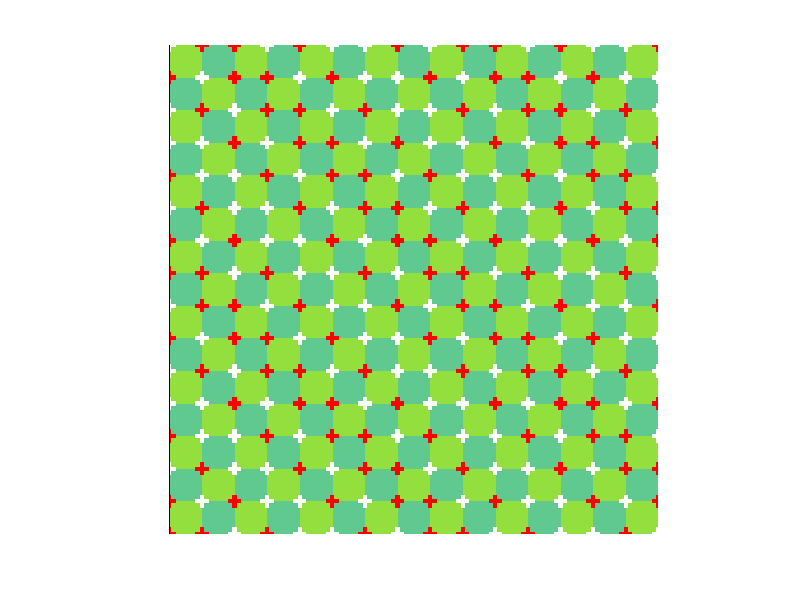

Write the MATLAB code that produced this figure.
%% moving_squares_illusion.m
%% written on March 4, 2021
%% by Haley Seo and Shirley Dong
%% This script creates the moving squares illusion

% creating the background grid
dark_green = zeros(100,100,3);
dark_green(:,:,1) = 0.3765;
dark_green(:,:,2) = 0.7882;
dark_green(:,:,3) = 0.5647;
% dark green tile

lt_green = zeros(100,100,3);
lt_green(:,:,1) = 0.5765;
lt_green(:,:,2) = 0.8745;
lt_green(:,:,3) = 0.2431;
% light green tile

% colors
% 60c990 dark green rgb(96, 201, 144)
% 93DF3E light green rgb(147, 223, 62)
% 17x17 squares

% % create second row of grid
% second_row = [dark_green];
% for ii = 1:16
%     if mod(ii,2) == 0
%         second_row = [second_row dark_green];
%     else
%         second_row = [second_row lt_green];
%     end
% end
% % imshow(second_row)


% design pattern for first type of square (white top left and bot right,
% red bot left and top right)
square1 = [lt_green];
%square 1 corners
%top left box
square1(1:20,1:20,1) = 255;
square1(1:20,1:20,2) = 255;
square1(1:20,1:20,3) = 255;
%top right box
square1(1:20,80:end,1) = 255;
square1(1:20,80:end,2) = 0;
square1(1:20,80:end,3) = 0;
%bottom left box
square1(80:end, 1:20,1) = 255;
square1(80:end, 1:20,2) = 0;
square1(80:end, 1:20,3) = 0;
%bottom right box
square1(80:end, 80:end,1) = 255;
square1(80:end, 80:end,2) = 255;
square1(80:end, 80:end,3) = 255;
%flooding the center back to light green
square1(7:93, 7:93, 1) = 0.5765;
square1(7:93, 7:93, 2) = 0.8745;
square1(7:93, 7:93, 3) = 0.2431;
%imshow(square1)

% design pattern for second type of square (white bot left, 
% red top left, top right, bot right)
square2 = [dark_green];
%square 2 corners
%top left box
square2(1:20,1:20,1) = 255;
square2(1:20,1:20,2) = 0;
square2(1:20,1:20,3) = 0;
%top right box
square2(1:20,80:end,1) = 255;
square2(1:20,80:end,2) = 0;
square2(1:20,80:end,3) = 0;
%bottom left box
square2(80:end, 1:20,1) = 255;
square2(80:end, 1:20,2) = 255;
square2(80:end, 1:20,3) = 255;
%bottom right box
square2(80:end, 80:end,1) = 255;
square2(80:end, 80:end,2) = 0;
square2(80:end, 80:end,3) = 0;
%flooding the center back to dark green
square2(7:93, 7:93, 1) = 0.3765;
square2(7:93, 7:93, 2) = 0.7882;
square2(7:93, 7:93, 3) = 0.5647;
%imshow(square2)
        
% design pattern for third type of square (white top right,
% red top left, bot left, bot right)
square3 = [lt_green];
%square 3 corners
%top left box
square3(1:20,1:20,1) = 255;
square3(1:20,1:20,2) = 0;
square3(1:20,1:20,3) = 0;
%top right box
square3(1:20,80:end,1) = 255;
square3(1:20,80:end,2) = 255;
square3(1:20,80:end,3) = 255;
%bottom left box
square3(80:end, 1:20,1) = 255;
square3(80:end, 1:20,2) = 0;
square3(80:end, 1:20,3) = 0;
%bottom right box
square3(80:end, 80:end,1) = 255;
square3(80:end, 80:end,2) = 0;
square3(80:end, 80:end,3) = 0;
%flooding the center back to light green
square3(7:93, 7:93, 1) = 0.5765;
square3(7:93, 7:93, 2) = 0.8745;
square3(7:93, 7:93, 3) = 0.2431;
%imshow(square3)  

% design pattern for fourth type of square (white top left and bot right,
% red top right and bot left)
square4 = [dark_green];
%square 4 corners
%top left box
square4(1:20,1:20,1) = 255;
square4(1:20,1:20,2) = 255;
square4(1:20,1:20,3) = 255;
%top right box
square4(1:20,80:end,1) = 255;
square4(1:20,80:end,2) = 0;
square4(1:20,80:end,3) = 0;
%bottom left box
square4(80:end, 1:20,1) = 255;
square4(80:end, 1:20,2) = 0;
square4(80:end, 1:20,3) = 0;
%bottom right box
square4(80:end, 80:end,1) = 255;
square4(80:end, 80:end,2) = 255;
square4(80:end, 80:end,3) = 255;
%flooding the center back to dark green
square4(7:93, 7:93, 1) = 0.3765;
square4(7:93, 7:93, 2) = 0.7882;
square4(7:93, 7:93, 3) = 0.5647;
%imshow(square4)

% design pattern for fifth type of square (white top right and bot left,
% red top left and bot right)
square5 = [lt_green];
%square 5 corners
%top left box
square5(1:20,1:20,1) = 255;
square5(1:20,1:20,2) = 0;
square5(1:20,1:20,3) = 0;
%top right box
square5(1:20,80:end,1) = 255;
square5(1:20,80:end,2) = 255;
square5(1:20,80:end,3) = 255;
%bottom left box
square5(80:end, 1:20,1) = 255;
square5(80:end, 1:20,2) = 255;
square5(80:end, 1:20,3) = 255;
%bottom right box
square5(80:end, 80:end,1) = 255;
square5(80:end, 80:end,2) = 0;
square5(80:end, 80:end,3) = 0;
%flooding the center back to light green
square5(7:93, 7:93, 1) = 0.5765;
square5(7:93, 7:93, 2) = 0.8745;
square5(7:93, 7:93, 3) = 0.2431;
%imshow(square5) 

% design pattern for sixth type of square (red bot left, 
% white top left, top right, bot right)
square6 = [dark_green];
%square 6 corners
%top left box
square6(1:20,1:20,1) = 255;
square6(1:20,1:20,2) = 255;
square6(1:20,1:20,3) = 255;
%top right box
square6(1:20,80:end,1) = 255;
square6(1:20,80:end,2) = 255;
square6(1:20,80:end,3) = 255;
%bottom left box
square6(80:end, 1:20,1) = 255;
square6(80:end, 1:20,2) = 0;
square6(80:end, 1:20,3) = 0;
%bottom right box
square6(80:end, 80:end,1) = 255;
square6(80:end, 80:end,2) = 255;
square6(80:end, 80:end,3) = 255;
%flooding the center back to dark green
square6(7:93, 7:93, 1) = 0.3765;
square6(7:93, 7:93, 2) = 0.7882;
square6(7:93, 7:93, 3) = 0.5647;
%imshow(square6)

% design pattern for seventh type of square (red top right,
% white top left, bot left, bot right)
square7 = [lt_green];
%square 7 corners
%top left box
square7(1:20,1:20,1) = 255;
square7(1:20,1:20,2) = 255;
square7(1:20,1:20,3) = 255;
%top right box
square7(1:20,80:end,1) = 255;
square7(1:20,80:end,2) = 0;
square7(1:20,80:end,3) = 0;
%bottom left box
square7(80:end, 1:20,1) = 255;
square7(80:end, 1:20,2) = 255;
square7(80:end, 1:20,3) = 255;
%bottom right box
square7(80:end, 80:end,1) = 255;
square7(80:end, 80:end,2) = 255;
square7(80:end, 80:end,3) = 255;
%flooding the center back to light green
square7(7:93, 7:93, 1) = 0.5765;
square7(7:93, 7:93, 2) = 0.8745;
square7(7:93, 7:93, 3) = 0.2431;
%imshow(square7) 

% design pattern for eighth type of square (white top right and bot left, 
% red top left and bot right)
square8 = [dark_green];
%square 8 corners
%top left box
square8(1:20,1:20,1) = 255;
square8(1:20,1:20,2) = 0;
square8(1:20,1:20,3) = 0;
%top right box
square8(1:20,80:end,1) = 255;
square8(1:20,80:end,2) = 255;
square8(1:20,80:end,3) = 255;
%bottom left box
square8(80:end, 1:20,1) = 255;
square8(80:end, 1:20,2) = 255;
square8(80:end, 1:20,3) = 255;
%bottom right box
square8(80:end, 80:end,1) = 255;
square8(80:end, 80:end,2) = 0;
square8(80:end, 80:end,3) = 0;
%flooding the center back to dark green
square8(7:93, 7:93, 1) = 0.3765;
square8(7:93, 7:93, 2) = 0.7882;
square8(7:93, 7:93, 3) = 0.5647;
%imshow(square8)


% create grid with patterned squares
% count_grid = 1;
% total_rows = 15;
grids_per_row = 15;
% row_length = size(my_grid);

% create first row of grid
% first_row = [square1];
% for ii = 1:grids_per_row
%     if first_row(end) == [square1]
%         first_row = [first_row square2];
%     elseif first_row(end) == [square2]
%         first_row = [first_row square3];
%     elseif first_row(end) == [square3]
%         first_row = [first_row square4];
%     elseif first_row(end) == [square4]
%         first_row = [first_row square5];
%     elseif first_row(end) == [square5]
%         first_row = [first_row square6];
%     elseif first_row(end) == [square6]
%         first_row = [first_row square7];
%     elseif first_row(end) == [square7]
%         first_row = [first_row square8];
%     elseif first_row(end) == [square8]
%         first_row = [first_row square1];
%     end
% end
% imshow(first_row);

sampler = [square1 square2 square3 square4 square5 square6 square7 square8];
master_sampler = [sampler sampler sampler];
%row1
row = [];
for ii = 1:15
    if mod(ii,8) == 1
        row = [row; master_sampler(1:100, 1:1500, :)];
    elseif mod(ii,8) == 2
        row = [row; master_sampler(1:100, 701:2200, :)];
    elseif mod(ii,8) == 3
        row = [row; master_sampler(1:100, 601:2100, :)];
    elseif mod(ii,8) == 4
        row = [row; master_sampler(1:100, 501:2000, :)];
    elseif mod(ii,8) == 5
        row = [row; master_sampler(1:100, 401:1900, :)];
    elseif mod(ii,8) == 6
        row = [row; master_sampler(1:100, 301:1800, :)];
    elseif mod(ii,8) == 7
        row = [row; master_sampler(1:100, 201:1700, :)];
    elseif mod(ii,8) == 0
        row = [row; master_sampler(1:100, 101:1600, :)];
    end
end
imshow(row);



% my_row = imresize(row, [300, 300]);
% imshow(my_row)
% while row_length(1) <= total_rows
%     if (my_grid(end) == [square1]) && (row_length(2) <= grids_per_row)
%         my_grid(count_grid) = ;
%         row_length = row_length + 1;
%         count_grid = count_grid + 1;
%         break
%     elseif (my_grid(end) == [square2]) && (row_length(2) <= grids_per_row)
%         my_grid = [my_grid square3];
%         row_length = row_length + 1;
%         count_grid = count_grid + 1;
%         break
%     elseif (my_grid(end) == [square3]) && (row_length(2) <= grids_per_row)
%         my_grid = [my_grid square4];
%         row_length = row_length + 1;
%         count_grid = count_grid + 1;
%         break
%     elseif (my_grid(end) == [square4]) && (row_length(2) <= grids_per_row)
%         my_grid = [my_grid square5];
%         row_length = row_length + 1;
%         count_grid = count_grid + 1;
%         break
%     elseif (my_grid(end) == [square5]) && (row_length(2) <= grids_per_row)
%         my_grid = [my_grid square6];
%         row_length = row_length + 1;
%         count_grid = count_grid + 1;
%         break
%     elseif (my_grid(end) == [square6]) && (row_length(2) <= grids_per_row)
%         my_grid = [my_grid square7];
%         row_length = row_length + 1;
%         count_grid = count_grid + 1;
%         break
%     elseif (my_grid(end) == [square7]) && (row_length(2) <= grids_per_row)
%         my_grid = [my_grid square8];
%         row_length = row_length + 1;
%         count_grid = count_grid + 1;
%         break
%     elseif (my_grid(end) == [square8]) && (row_length(2) <= grids_per_row)
%         my_grid = [my_grid square1];
%         row_length = row_length + 1;
%         count_grid = count_grid + 1;
%         break
%     elseif (my_grid(end) == [square1]) && (row_length(2) > grids_per_row)
%         my_grid = [my_grid;square2]; %% fix so that new row starts
%         row_length = row_length + 1;
%         count_grid = count_grid + 1;
%         break
%     elseif (my_grid(end) == [square2]) && (row_length(2) > grids_per_row)
%         my_grid = [my_grid square3];
%         row_length = row_length + 1;
%         count_grid = count_grid + 1;
%         break
%     elseif (my_grid(end) == [square3]) && (row_length(2) > grids_per_row)
%         my_grid = [my_grid square4];
%         row_length = row_length + 1;
%         count_grid = count_grid + 1;
%         break
%     elseif (my_grid(end) == [square4]) && (row_length(2) > grids_per_row)
%         my_grid = [my_grid square5];
%         row_length = row_length + 1;
%         count_grid = count_grid + 1;
%         break
%     elseif (my_grid(end) == [square5]) && (row_length(2) > grids_per_row)
%         my_grid = [my_grid square6];
%         row_length = row_length + 1;
%         count_grid = count_grid + 1;
%         break
%     elseif (my_grid(end) == [square6]) && (row_length(2) > grids_per_row)
%         my_grid = [my_grid square7];
%         row_length = row_length + 1;
%         count_grid = count_grid + 1;
%         break
%     elseif (my_grid(end) == [square7]) && (row_length(2) > grids_per_row)
%         my_grid = [my_grid square8];
%         row_length = row_length + 1;
%         count_grid = count_grid + 1;
%         break
%     elseif (my_grid(end) == [square8]) && (row_length(2) > grids_per_row)
%         my_grid = [my_grid square1];
%         row_length = row_length + 1;
%         count_grid = count_grid + 1;
%         break
        
        
    